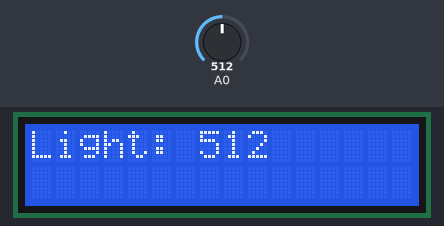
The sketch below on a simulated Arduino Uno, built with avr-gcc and run on an emulated ATmega328P. On the bench: 16×2 character LCD. The inputs (shaded band) are chosen by the test bench; at power-on: A0 = 512. What the sketch prints to the serial monitor is not drawn.

Above: at 1.2 s.
1.3 s: A0 set to 716
At 2.3 s:
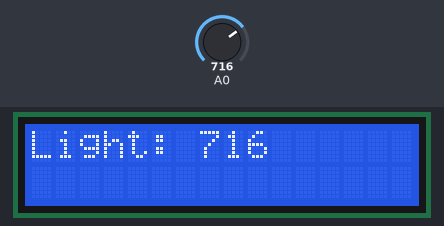
3.0 s: A0 set to 900
At 3.9 s:
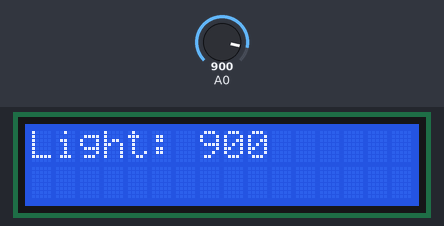
4.5 s: A0 set to 1023
At 5.4 s:
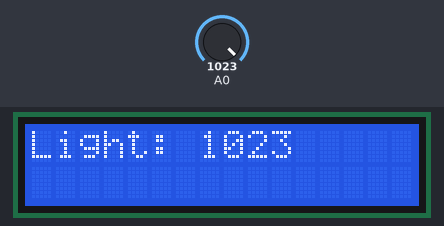
Timing chart, 0 to 7.5 s (numbered marks = the images above; inputs shaded):
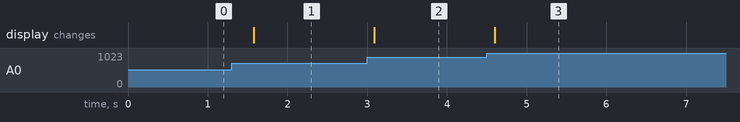

The sketch:

Code_11_1_DisplayLCDPanel.ino
```cpp
/* 11-1 */
/*
 * LiquidCrystal(RS, E, D4, D5, D6, D7)
 *
 * #매개변수
 *  - RS: RS 핀이 연결된아두이노 보드 번호
 *  - E: E 핀이 연결된아두이노 보드 번호
 *  - D4: D4 핀이 연결된아두이노 보드 번호
 *  - D5: D5 핀이 연결된아두이노 보드 번호
 *  - D6: D6 핀이 연결된아두이노 보드 번호
 *  - D7: D7 핀이 연결된아두이노 보드 번호
 */
#include <LiquidCrystal.h>

const int INPUT_DIGITAL_PINS[] = {};
const int OUTPUT_DIGITAL_PINS[] = {};

LiquidCrystal lcd(12, 11, 2, 3, 4, 5);

void setup() {
  Serial.begin(9600);

  SetDigitalPins();

  // LCD 초기화: LCD는 가로 16자, 세로 2줄로 구성
  lcd.begin(16, 2);

  ShowLog("ProgramStarted");
}


void SetDigitalPins(){
  SetDigitalPins(INPUT_DIGITAL_PINS, INPUT);
  SetDigitalPins(OUTPUT_DIGITAL_PINS, OUTPUT);
}

void SetDigitalPins(const int pins[], const int mode) {
  for (int i = 0; i < sizeof(pins); i++) {
    pinMode(pins[i], mode);
  }
}

void loop() {

  int lightIntensity = analogRead(A0);

  ShowLightIntensityOnLCD(lightIntensity);

  ShowLog(String(lightIntensity));

  delay(500);
}


void ShowLightIntensityOnLCD(int lightIntensity){
  lcd.clear();
  lcd.print("Light: " + String(lightIntensity));
}

void ShowLog(String message) {
  Serial.println(message);
}
```

Measured:
- after the input at 1.3 s, the display: changes after 0.28 s (image 1)
- after the input at 3.0 s, the display: changes after 0.09 s (image 2)
- after the input at 4.5 s, the display: changes after 0.10 s (image 3)
